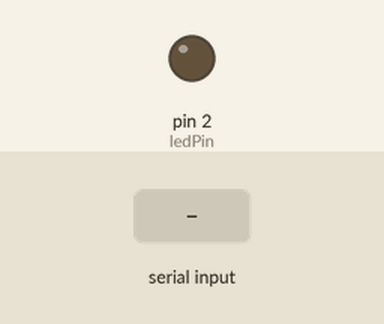
Simulated run of this sketch. Board: Arduino Uno, built with avr-gcc and run on an emulated ATmega328P. On the bench: output pins drawn as LEDs (lit = HIGH). The test bench sets the inputs (shaded band).

Above: at 1.2 s.
1.3 s: "0" received over Serial
At 2.0 s:
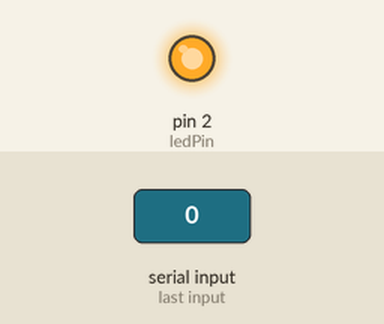
2.8 s: "1" received over Serial
At 3.1 s:
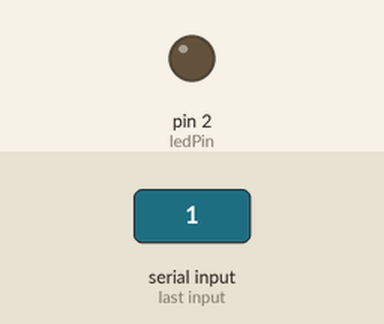
Timing chart, 0 to 5.8 s (numbered marks = the images above; inputs shaded):
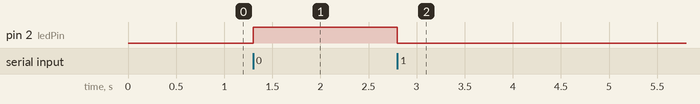

Measured:
- after the input at 1.3 s, pin 2 (ledPin): LOW → HIGH at once
- after the input at 2.8 s, pin 2 (ledPin): HIGH → LOW at once

The sketch:

tugas_6_menyalakan_lampu_dengan_serial.ino.ino
```cpp
int ledPin = 2;
int ledState = LOW;
int serial_baud_rate = 9600;
int data;

void setup() {
  pinMode(ledPin, OUTPUT);
  Serial.begin(serial_baud_rate);
}

void loop() {
  if(Serial.available() > 0)
  {
    data = Serial.read();
    if(data == 48)
    {
      digitalWrite(ledPin, HIGH);
    }
    else if (data == 49)
    {
      digitalWrite(ledPin, LOW);
    }
  }
}
```
